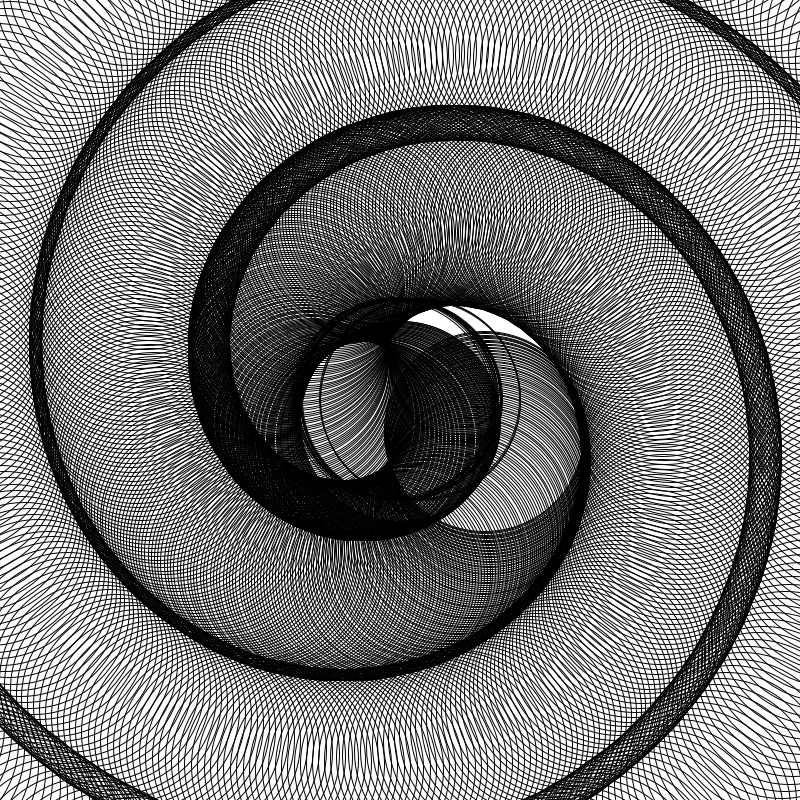
Frame 1 (no input)
Frame 60 (the mouse pressed at the canvas centre just before this capture): identical to frame 1, image omitted
Frame 120 (the mouse held since frame 60 and released just before this capture): identical to frame 1, image omitted

The Processing sketch that drew this single still picture (run headless with seeded random() and noise(); from frame 60 on, the mouse is pressed at the canvas centre):

// Processing sketch: swirl
// ── swirl.pde


void setup(){
  size(800, 800);
  background(255);
  drawSeed(0,0, 200);
}

void draw(){
  //background(255);
  //drawSeed(0,0, 200);

}

void drawSeed(float theta, float r, float size){
  float x = r*cos(radians(theta));
  float y = r*sin(radians(theta));
  noFill();
  //fill(theta * 10 % 255, 100);
  ellipse(x + width/2, y+width/2, size,size);
  
  if (r < width){
    drawSeed(r-10/(r+1), theta+1, size-2*mouseX/50);
  }
}
